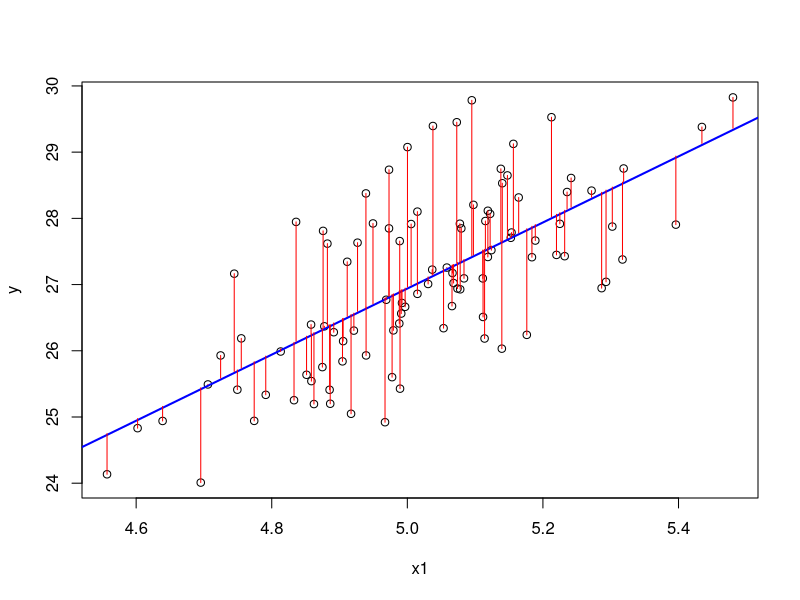

Write the R code that produced this figure.
## ---- chunk 1
library(arm)

set.seed(1)
n = 100
a = 2
b1 = 5
x1 = rnorm(n, 5, sd = 0.2)
epsilon <- rnorm(n)

y = a + b1 * x1 + epsilon

mod1 <- lm(y ~ x1)
display(mod1, detail = T)
plot(x1, y)
abline(a = 1.99, b = 4.99, col = "blue", lwd = 2)
segments(x1, y, x1, predict(mod1), col = "red")
## ---- chunk 2
yhat = predict(mod1) # predicted values
RSS = sum((y - yhat)^2) # the difference from the predicted values and the actual values
all.equal(RSS, sum((mod1$residuals)^2)) # comparing our calculations from the model estimations
## ---- chunk 3
ourbeta <- (cor(y, x1) * sd(y)/sd(x1))
all.equal(ourbeta, unname(coef(mod1)[2]))
## ---- chunk 4
e <- sqrt(sum(mod1$residuals^2)/ (length(y) - 2)) # This is the residual standard deviation
ssx <- sum((x1 - mean(x1))^2) # And these are the sum of deviations from the mean of x

# Divide them both while taking the sqrt of ssx and you get the SE.
se <- e/sqrt(ssx); se
display(mod1) # compare

## ---- chunk 5
upper <- b1 + 2 * se; upper
lower <- b1 - 2 * se; lower

confint(mod1)
# I don't know why they don't round up to the exact numbers.

# Also the t statistic
b1/se
## ---- chunk 6
total_var = sum((y - mean(y))^2) # total variance in y
var_not_explained = sum((y - yhat)^2) # total variance not explained (deviations of y from predictions)

1 - (var_not_explained/total_var) # divide them and we get the % of variance NOT explained. subtract a 1 and get the % of variance explained
summary(mod1)$r.squared # compare to this
## ---- chunk 7
n <- 100
x1 <- rnorm(n, 5)
x2 <- rnorm(n, 10)

a = 3
b1 = 2
b2 = 7
e <- rnorm(n)

y = a + b1 * x1 + b2 * x2 + e

display(lm(y ~ x1), detail = T) # un correlated models
display(lm(y ~ x1 + x2), detail = T) # un correlated models
# Coefficients hardly change

# Let's redefine:
x1 <- rnorm(n, 5)
x2 <- x1 * rnorm(n, 10)
y = a + b1 * x1 + b2 * x2 + e

display(lm(y ~ x1), detail = T) # correlated models
# See the biased coefficient?

display(lm(y ~ x1 + x2), detail = T) # correlated models
# See how it comes down?

# Those are the perils of correlated coefficients
## ---- chunk 8
coins = 1:10
pennies = c(0, rep(1, 9))
cor(coins, pennies) # the more coins, the more pennies, obviously.

change = coins * pennies * rnorm(10, sd = 100) # change is the combination of coins and pennies
display(lm(change ~ coins + pennies))
